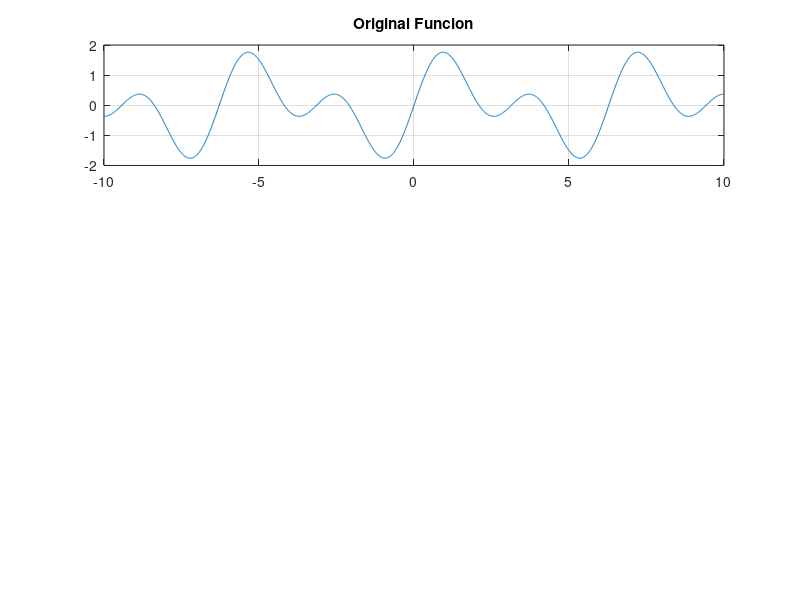

MATLAB code for this plot: (Note: this script raises an error after producing the figure.)
clc
clear all
close all

%% initial condition

lim1=-10;
N=100;
lim2=10;
t=lim1:1/N:lim2;
x=sin(t)+sin(2.*t);
%% input signal

figure(1);
subplot(311);
plot(t,x);
grid on;
title("Original Funcion");

%% Fourier Transform
[W,H]=fourier_transform(t,x,-100,100,100);
subplot(312);
plot(W,abs(H));
grid on;
title("Fourier Transform---Spectrum of original function");
%% Fourier Inverse Transform
[t_f,x_f]=fourier_inverse_transform(W,H,-10,10,100);
subplot(313);
plot(t_f,x_f);
grid on;
title("Fourier Inverse transform")